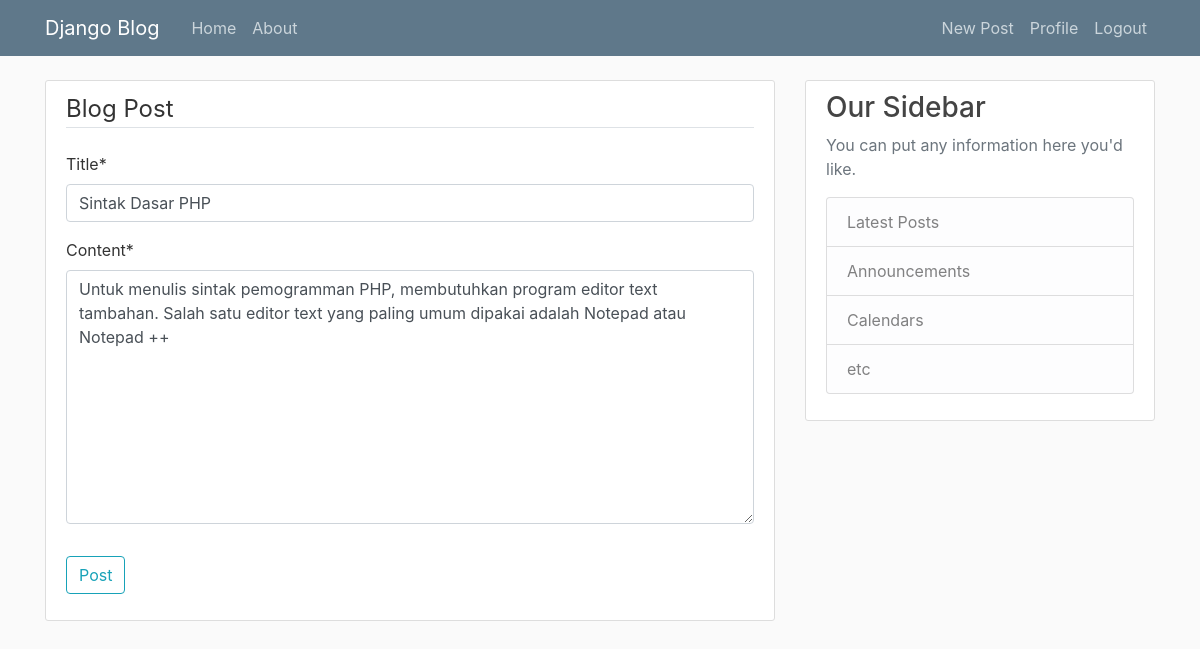
Page /post/21/update/ (signed in) on the committed database.
### blog/models.py (models this page shows, shortened)
class Post(models.Model):
    title       = models.CharField(max_length=200)
    content     = models.TextField()
    date        = models.DateTimeField(default=timezone.now)
    author      = models.ForeignKey(User, on_delete=models.CASCADE)

### blog/views.py (the view, shortened to what this page needs)
# urls.py: path('post/<int:pk>/update/', views.PostUpdateView.as_view(), name='post-update'), # url update
class PostUpdateView(LoginRequiredMixin, UserPassesTestMixin, UpdateView):
    model               = Post
    fields              = ['title', 'content']
    def test_func(self):
        post    = self.get_object()
        if self.request.user == post.author:
            return True
        return False

### blog/templates/blog/post_form.html (shortened to what this page needs)
{% extends 'blog/base.html' %}
{% load crispy_forms_tags %}
{% block content %}
	<div class="content-section">
		<form method="POST">
			<fieldset class="form-group">
				<legend class="border-bottom mb-4">Blog Post</legend>
				{{ form|crispy }}
			</fieldset>
			<div class="form-group">
				<button class="btn btn-outline-info" type="submit">Post</button>
			</div>
		</form>
	</div>
{% endblock %}

### blog/static/blog/style.css (style rules this page uses)
body { background: #fafafa; color: #333333; margin-top: 5rem; }
.content-section { background: #ffffff; padding: 10px 20px; border: 1px solid #dddddd; border-radius: 3px; margin-bottom: 20px; }

### rows in the picture
Post: title "Sintak Dasar PHP", content "Untuk menulis sintak pemogramman PHP, membutuhkan program editor text tambahan. Salah satu editor text yang paling umum dipakai adalah Notepad atau Notepad ++"
